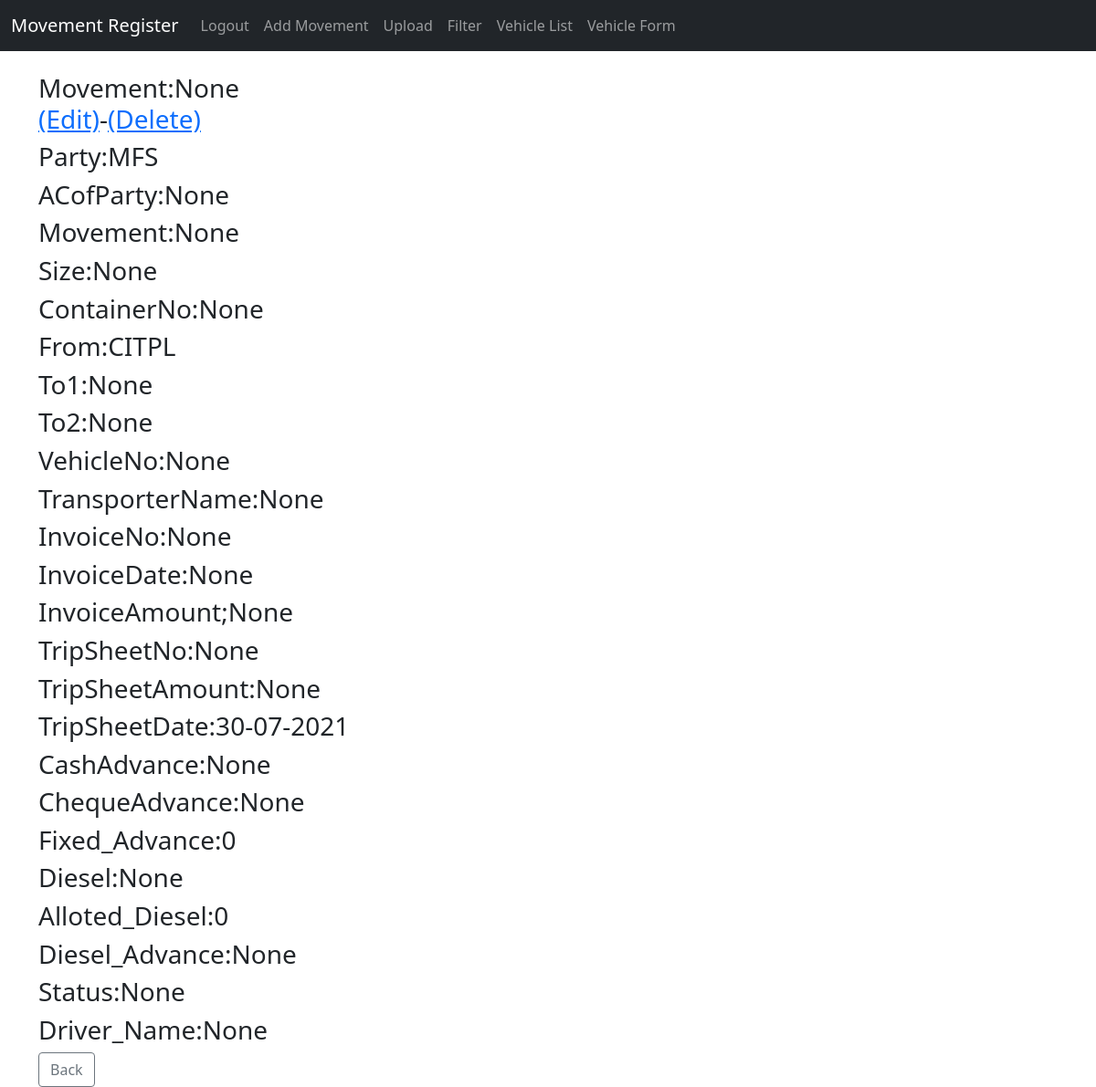
The app's page /movement/2 (signed in) with its own data.
### mov_reg/models.py (models this page shows, shortened)
class Movement(models.Model):
    Party =	models.CharField(max_length=50,null=True,blank=True)
    ACofParty = models.CharField(max_length=50,null=True,blank=True)
    Movement = models.CharField(max_length=10,null=True,blank=True)
    Size = models.IntegerField(null=True,blank=True)
    PartyRef = models.CharField(max_length=50,null=True,blank=True)
    ContainerNo =	models.CharField(max_length=11,null=True,blank=True)
    From =	models.CharField(max_length=30,null=True,blank=True)
    To1 =	models.CharField(max_length=30,null=True,blank=True)
    To2 =	models.CharField(max_length=30,null=True,blank=True)
    VehicleNo = models.CharField(max_length=10,null=True,blank=True)
    TransporterName = models.CharField(max_length=25,null=True,blank=True)
    InvoiceNo	= models.IntegerField(null=True,blank=True)
    InvoiceDate =	models.CharField(max_length=10,null=True,blank=True)
    InvoiceAmount =	models.IntegerField(null=True,blank=True)
    TripSheetNo = models.IntegerField(null=True,blank=True)
    TripSheetAmount =	models.IntegerField(null=True,blank=True)
    TripSheetDate	= models.CharField(max_length=10,null=True,blank=True)
    CashAdvance =	models.IntegerField(null=True,blank=True)
    ChequeAdvance =	models.IntegerField(null=True,blank=True)
    Fixed_Advance =	models.IntegerField(null=True,blank=True)
    Diesel =	models.IntegerField(null=True,blank=True)
    Alloted_Diesel =	models.IntegerField(null=True,blank=True)
    Diesel_Advance	= models.IntegerField(null=True,blank=True)
    Status	= models.CharField(max_length=10,null=True,blank=True)
    Driver_Name = models.CharField(max_length=10,null=True,blank=True)

### mov_reg/views.py (the view)
# urls.py: path('movement/<int:pk>',MovDetailView.as_view(),name="mov_details"),
class MovDetailView(DetailView):
    model=Movement
    template_name='mov_details.html'

### mov_reg/templatetags/group_find.py (called while the page is built)
@register.filter(name='is_group')
def is_group(user, group_name):
    group =  Group.objects.get(name=group_name)
    return group in user.groups.all()

### mov_reg/templates/mov_details.html (shortened to what this page needs)
{% extends 'base.html' %}
{% block content %}
{% if user.is_authenticated %}
        <h3>Movement:{{object.PartyRef }}<br/><a href="{% url 'update_mov' object.pk %}">(Edit)</a>-<a href="{% url 'delete_mov' object.pk %}">(Delete)</a></li></h3>
        <h3>Party:{{ object.Party }}</h3>
        <h3>ACofParty:{{ object.ACofParty }}</h3>
		<h3>Movement:{{ object.Movement }}</h3>
		<h3>Size:{{ object.Size }}</h3>
		<h3>ContainerNo:{{ object.ContainerNo }}</h3>
		<h3>From:{{ object.From }}</h3>
		<h3>To1:{{ object.To1 }}</h3>
		<h3>To2:{{ object.To2 }}</h3>
		<h3>VehicleNo:{{ object.VehicleNo }}</h3>
		<h3>TransporterName:{{ object.TransporterName }}</h3>
		<h3>InvoiceNo:{{ object.InvoiceNo }}</h3>
		<h3>InvoiceDate:{{ object.InvoiceDate }}</h3>
		<h3>InvoiceAmount;{{ object.InvoiceAmount }}</h3>
		<h3>TripSheetNo:{{ object.TripSheetNo }}</h3>
		<h3>TripSheetAmount:{{ object.TripSheetAmount }}</h3>
		<h3>TripSheetDate:{{ object.TripSheetDate }}</h3>
		<h3>CashAdvance:{{ object.CashAdvance }}</h3>
		<h3>ChequeAdvance:{{ object.ChequeAdvance }}</h3>
		<h3>Fixed_Advance:{{ object.Fixed_Advance }}</h3>
		<h3>Diesel:{{ object.Diesel }}</h3>
		<h3>Alloted_Diesel:{{ object.Alloted_Diesel }}</h3>
	    <h3>Diesel_Advance:{{ object.Diesel_Advance }}</h3>
	    <h3>Status:{{ object.Status }}</h3>
		<h3>Driver_Name:{{ object.Driver_Name }}</h3>
	    <a href="{%url 'home' %}" class="btn btn-outline-secondary">Back</a>
{% else %}
	Please login and try again.....
{% endif %}
{% endblock %}

### records on screen
Movement: PartyRef "None", Party "MFS", ACofParty "None", Movement "None", Size "None", ContainerNo "None", From "CITPL", To1 "None", To2 "None", VehicleNo "None", TransporterName "None", InvoiceNo "None", InvoiceDate "None", InvoiceAmount "None", TripSheetNo "None", TripSheetAmount "None", TripSheetDate "30-07-2021", CashAdvance "None", ChequeAdvance "None", Fixed_Advance "0", Diesel "None", Alloted_Diesel "0", Diesel_Advance "None", Status "None", Driver_Name "None"
